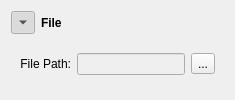
        <widget class="QWidget" name="widgetWrapFile" native="true">
         <property name="minimumSize">
          <size>
           <width>0</width>
           <height>0</height>
          </size>
         </property>
         <layout class="QGridLayout" name="gridLayout_10">
          <item row="0" column="0">
           <widget class="QToolButton" name="buttonFile">
            <property name="text">
             <string>...</string>
            </property>
            <property name="checkable">
             <bool>true</bool>
            </property>
            <property name="checked">
             <bool>true</bool>
            </property>
            <property name="arrowType">
             <enum>Qt::DownArrow</enum>
            </property>
           </widget>
          </item>
          <item row="0" column="1">
           <widget class="QLabel" name="labelFile">
            <property name="font">
             <font>
              <weight>75</weight>
              <bold>true</bold>
             </font>
            </property>
            <property name="text">
             <string>File</string>
            </property>
           </widget>
          </item>
          <item row="1" column="0" colspan="2">
           <widget class="QWidget" name="widgetFile" native="true">
            <property name="minimumSize">
             <size>
              <width>0</width>
              <height>0</height>
             </size>
            </property>
            <layout class="QGridLayout" name="gridLayout_11">
             <item row="0" column="0">
              <widget class="QLabel" name="labelFilePath">
               <property name="text">
                <string>File Path:</string>
               </property>
               <property name="alignment">
                <set>Qt::AlignRight|Qt::AlignTrailing|Qt::AlignVCenter</set>
               </property>
              </widget>
             </item>
             <item row="0" column="1">
              <widget class="QLineEdit" name="lineEditFilePath">
               <property name="enabled">
                <bool>false</bool>
               </property>
              </widget>
             </item>
             <item row="0" column="2">
              <widget class="QToolButton" name="toolButtonBrowseFiles">
               <property name="toolTip">
                <string>Browse...</string>
               </property>
               <property name="text">
                <string>...</string>
               </property>
              </widget>
             </item>
            </layout>
           </widget>
          </item>
         </layout>
        </widget>
